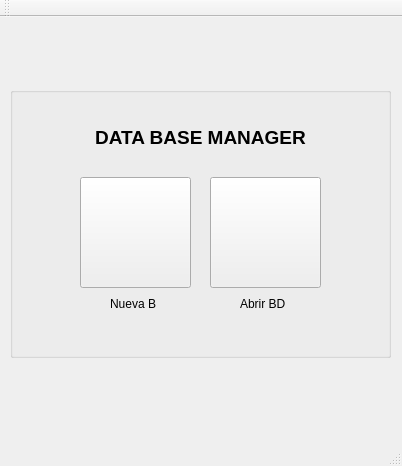
<?xml version="1.0" encoding="UTF-8"?>
<ui version="4.0">
 <class>MainWindow</class>
 <widget class="QMainWindow" name="MainWindow">
  <property name="geometry">
   <rect>
    <x>0</x>
    <y>0</y>
    <width>402</width>
    <height>466</height>
   </rect>
  </property>
  <property name="windowTitle">
   <string>Menú</string>
  </property>
  <property name="windowIcon">
   <iconset>
    <normaloff>../../../CastellDraco/Downloads/png/list50.png</normaloff>../../../CastellDraco/Downloads/png/list50.png</iconset>
  </property>
  <widget class="QWidget" name="centralWidget">
   <widget class="QWidget" name="verticalLayoutWidget">
    <property name="geometry">
     <rect>
      <x>10</x>
      <y>10</y>
      <width>381</width>
      <height>51</height>
     </rect>
    </property>
    <layout class="QVBoxLayout" name="verticalLayout_3"/>
   </widget>
   <widget class="QGroupBox" name="groupBox">
    <property name="geometry">
     <rect>
      <x>10</x>
      <y>70</y>
      <width>381</width>
      <height>271</height>
     </rect>
    </property>
    <property name="title">
     <string/>
    </property>
    <widget class="QLabel" name="label_4">
     <property name="geometry">
      <rect>
       <x>230</x>
       <y>210</y>
       <width>46</width>
       <height>13</height>
      </rect>
     </property>
     <property name="text">
      <string>Abrir BD</string>
     </property>
    </widget>
    <widget class="QPushButton" name="pushButton_3">
     <property name="geometry">
      <rect>
       <x>70</x>
       <y>90</y>
       <width>111</width>
       <height>111</height>
      </rect>
     </property>
     <property name="text">
      <string/>
     </property>
     <property name="icon">
      <iconset resource="res.qrc">
       <normaloff>:/img/Iconos/new10 (1).png</normaloff>:/img/Iconos/new10 (1).png</iconset>
     </property>
     <property name="iconSize">
      <size>
       <width>64</width>
       <height>64</height>
      </size>
     </property>
    </widget>
    <widget class="QLabel" name="label_5">
     <property name="geometry">
      <rect>
       <x>100</x>
       <y>210</y>
       <width>46</width>
       <height>13</height>
      </rect>
     </property>
     <property name="text">
      <string>Nueva BD</string>
     </property>
    </widget>
    <widget class="QPushButton" name="pushButton_4">
     <property name="geometry">
      <rect>
       <x>200</x>
       <y>90</y>
       <width>111</width>
       <height>111</height>
      </rect>
     </property>
     <property name="text">
      <string/>
     </property>
     <property name="icon">
      <iconset resource="res.qrc">
       <normaloff>:/img/Iconos/file98.png</normaloff>:/img/Iconos/file98.png</iconset>
     </property>
     <property name="iconSize">
      <size>
       <width>64</width>
       <height>64</height>
      </size>
     </property>
    </widget>
    <widget class="QLabel" name="label_6">
     <property name="geometry">
      <rect>
       <x>10</x>
       <y>30</y>
       <width>361</width>
       <height>41</height>
      </rect>
     </property>
     <property name="font">
      <font>
       <family>Arial</family>
       <weight>50</weight>
       <bold>false</bold>
      </font>
     </property>
     <property name="text">
      <string>&lt;html&gt;&lt;head/&gt;&lt;body&gt;&lt;p align=&quot;center&quot;&gt;&lt;span style=&quot; font-size:14pt; font-weight:600; color:#000000;&quot;&gt;DATA BASE MANAGER&lt;/span&gt;&lt;/p&gt;&lt;/body&gt;&lt;/html&gt;</string>
     </property>
     <property name="textFormat">
      <enum>Qt::AutoText</enum>
     </property>
    </widget>
   </widget>
   <widget class="QWidget" name="verticalLayoutWidget_2">
    <property name="geometry">
     <rect>
      <x>10</x>
      <y>350</y>
      <width>381</width>
      <height>51</height>
     </rect>
    </property>
    <layout class="QVBoxLayout" name="verticalLayout_4"/>
   </widget>
  </widget>
  <widget class="QMenuBar" name="menuBar">
   <property name="geometry">
    <rect>
     <x>0</x>
     <y>0</y>
     <width>402</width>
     <height>21</height>
    </rect>
   </property>
  </widget>
  <widget class="QToolBar" name="mainToolBar">
   <attribute name="toolBarArea">
    <enum>TopToolBarArea</enum>
   </attribute>
   <attribute name="toolBarBreak">
    <bool>false</bool>
   </attribute>
  </widget>
  <widget class="QStatusBar" name="statusBar"/>
 </widget>
 <layoutdefault spacing="6" margin="11"/>
 <resources>
  <include location="res.qrc"/>
 </resources>
 <connections/>
</ui>
